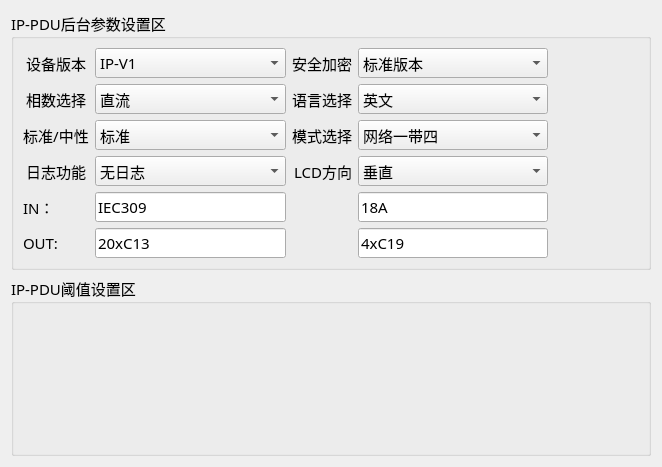
<?xml version="1.0" encoding="UTF-8"?>
<ui version="4.0">
 <class>Set_IpWid</class>
 <widget class="QWidget" name="Set_IpWid">
  <property name="geometry">
   <rect>
    <x>0</x>
    <y>0</y>
    <width>662</width>
    <height>467</height>
   </rect>
  </property>
  <property name="windowTitle">
   <string>Form</string>
  </property>
  <layout class="QGridLayout" name="gridLayout_2">
   <item row="0" column="0">
    <widget class="QGroupBox" name="groupBox_2">
     <property name="font">
      <font>
       <family>微软雅黑</family>
       <pointsize>11</pointsize>
      </font>
     </property>
     <property name="title">
      <string>IP-PDU后台参数设置区</string>
     </property>
     <layout class="QGridLayout" name="gridLayout">
      <property name="rightMargin">
       <number>100</number>
      </property>
      <item row="1" column="2">
       <widget class="QLabel" name="label_4">
        <property name="text">
         <string>安全加密</string>
        </property>
        <property name="alignment">
         <set>Qt::AlignRight|Qt::AlignTrailing|Qt::AlignVCenter</set>
        </property>
       </widget>
      </item>
      <item row="1" column="3">
       <widget class="QComboBox" name="securityBox">
        <property name="minimumSize">
         <size>
          <width>120</width>
          <height>30</height>
         </size>
        </property>
        <item>
         <property name="text">
          <string>标准版本</string>
         </property>
        </item>
        <item>
         <property name="text">
          <string>安全加密</string>
         </property>
        </item>
       </widget>
      </item>
      <item row="3" column="3">
       <widget class="QComboBox" name="ipModeBox">
        <property name="minimumSize">
         <size>
          <width>120</width>
          <height>30</height>
         </size>
        </property>
        <item>
         <property name="text">
          <string>网络一带四</string>
         </property>
        </item>
        <item>
         <property name="text">
          <string>Modbus RTU 级联</string>
         </property>
        </item>
       </widget>
      </item>
      <item row="5" column="1">
       <widget class="QLineEdit" name="InFirst">
        <property name="text">
         <string>IEC309</string>
        </property>
       </widget>
      </item>
      <item row="2" column="3">
       <widget class="QComboBox" name="languageBox">
        <property name="minimumSize">
         <size>
          <width>120</width>
          <height>30</height>
         </size>
        </property>
        <item>
         <property name="text">
          <string>英文</string>
         </property>
        </item>
        <item>
         <property name="text">
          <string>中文</string>
         </property>
        </item>
       </widget>
      </item>
      <item row="1" column="1">
       <widget class="QComboBox" name="ipTypeBox">
        <property name="minimumSize">
         <size>
          <width>120</width>
          <height>30</height>
         </size>
        </property>
        <item>
         <property name="text">
          <string>IP-V1</string>
         </property>
        </item>
        <item>
         <property name="text">
          <string>IP-V3</string>
         </property>
        </item>
        <item>
         <property name="text">
          <string>IP-V3-C3</string>
         </property>
        </item>
        <item>
         <property name="text">
          <string>IP-V3-EATON</string>
         </property>
        </item>
        <item>
         <property name="text">
          <string>IP-V6</string>
         </property>
        </item>
        <item>
         <property name="text">
          <string>IP-V6-HUAWEI</string>
         </property>
        </item>
        <item>
         <property name="text">
          <string>IP-V1-YIXIN</string>
         </property>
        </item>
        <item>
         <property name="text">
          <string>IP-V1-华大</string>
         </property>
        </item>
       </widget>
      </item>
      <item row="5" column="3">
       <widget class="QLineEdit" name="InSecond">
        <property name="text">
         <string>18A</string>
        </property>
       </widget>
      </item>
      <item row="1" column="0">
       <widget class="QLabel" name="label_12">
        <property name="text">
         <string>设备版本</string>
        </property>
        <property name="alignment">
         <set>Qt::AlignCenter</set>
        </property>
       </widget>
      </item>
      <item row="3" column="2">
       <widget class="QLabel" name="label_3">
        <property name="text">
         <string>模式选择</string>
        </property>
        <property name="alignment">
         <set>Qt::AlignRight|Qt::AlignTrailing|Qt::AlignVCenter</set>
        </property>
       </widget>
      </item>
      <item row="2" column="1">
       <widget class="QComboBox" name="lineBox">
        <property name="minimumSize">
         <size>
          <width>120</width>
          <height>30</height>
         </size>
        </property>
        <item>
         <property name="text">
          <string>直流</string>
         </property>
        </item>
        <item>
         <property name="text">
          <string>单相</string>
         </property>
        </item>
        <item>
         <property name="text">
          <string>两路</string>
         </property>
        </item>
        <item>
         <property name="text">
          <string>三相</string>
         </property>
        </item>
       </widget>
      </item>
      <item row="2" column="2">
       <widget class="QLabel" name="label_2">
        <property name="text">
         <string>语言选择</string>
        </property>
        <property name="alignment">
         <set>Qt::AlignRight|Qt::AlignTrailing|Qt::AlignVCenter</set>
        </property>
       </widget>
      </item>
      <item row="4" column="1">
       <widget class="QComboBox" name="logBox">
        <property name="minimumSize">
         <size>
          <width>120</width>
          <height>30</height>
         </size>
        </property>
        <item>
         <property name="text">
          <string>无日志</string>
         </property>
        </item>
        <item>
         <property name="text">
          <string>带日志</string>
         </property>
        </item>
       </widget>
      </item>
      <item row="4" column="0">
       <widget class="QLabel" name="label_11">
        <property name="text">
         <string>日志功能</string>
        </property>
        <property name="alignment">
         <set>Qt::AlignCenter</set>
        </property>
       </widget>
      </item>
      <item row="5" column="0">
       <widget class="QLabel" name="label">
        <property name="text">
         <string>IN：</string>
        </property>
       </widget>
      </item>
      <item row="2" column="0">
       <widget class="QLabel" name="label_7">
        <property name="text">
         <string>相数选择</string>
        </property>
        <property name="alignment">
         <set>Qt::AlignCenter</set>
        </property>
       </widget>
      </item>
      <item row="3" column="0">
       <widget class="QLabel" name="label_8">
        <property name="text">
         <string>标准/中性</string>
        </property>
        <property name="alignment">
         <set>Qt::AlignCenter</set>
        </property>
       </widget>
      </item>
      <item row="4" column="2">
       <widget class="QLabel" name="label_9">
        <property name="text">
         <string>LCD方向</string>
        </property>
        <property name="alignment">
         <set>Qt::AlignRight|Qt::AlignTrailing|Qt::AlignVCenter</set>
        </property>
       </widget>
      </item>
      <item row="3" column="1">
       <widget class="QComboBox" name="sBox">
        <property name="minimumSize">
         <size>
          <width>120</width>
          <height>30</height>
         </size>
        </property>
        <item>
         <property name="text">
          <string>标准</string>
         </property>
        </item>
        <item>
         <property name="text">
          <string>中性</string>
         </property>
        </item>
        <item>
         <property name="text">
          <string>定制</string>
         </property>
        </item>
       </widget>
      </item>
      <item row="4" column="3">
       <widget class="QComboBox" name="lcdBox">
        <property name="minimumSize">
         <size>
          <width>120</width>
          <height>30</height>
         </size>
        </property>
        <item>
         <property name="text">
          <string>垂直</string>
         </property>
        </item>
        <item>
         <property name="text">
          <string>水平</string>
         </property>
        </item>
        <item>
         <property name="text">
          <string>垂直（翻转）</string>
         </property>
        </item>
        <item>
         <property name="text">
          <string>水平（翻转）</string>
         </property>
        </item>
       </widget>
      </item>
      <item row="6" column="0">
       <widget class="QLabel" name="label_5">
        <property name="text">
         <string>OUT:</string>
        </property>
       </widget>
      </item>
      <item row="6" column="1">
       <widget class="QLineEdit" name="OutFirst">
        <property name="text">
         <string>20xC13</string>
        </property>
       </widget>
      </item>
      <item row="6" column="3">
       <widget class="QLineEdit" name="OutSecond">
        <property name="text">
         <string>4xC19</string>
        </property>
       </widget>
      </item>
     </layout>
    </widget>
   </item>
   <item row="1" column="0">
    <widget class="QGroupBox" name="groupBox">
     <property name="minimumSize">
      <size>
       <width>420</width>
       <height>0</height>
      </size>
     </property>
     <property name="font">
      <font>
       <family>微软雅黑</family>
       <pointsize>11</pointsize>
      </font>
     </property>
     <property name="title">
      <string>IP-PDU阈值设置区</string>
     </property>
    </widget>
   </item>
  </layout>
 </widget>
 <resources/>
 <connections/>
</ui>
